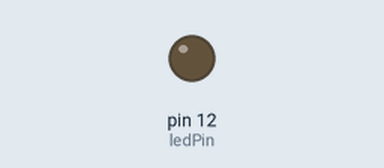
Simulated run of this sketch. Board: Arduino Uno, built with avr-gcc and run on an emulated ATmega328P. Parts: output pins drawn as LEDs (lit = HIGH).

Above: at 0.2 s.
At 9.3 s:
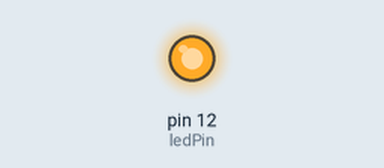
Timing chart, 0 to 9.6 s (numbered marks = the images above):
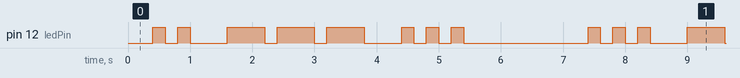

Measured:
- by itself, pin 12 (ledPin): repeats every 7.4 s: LOW 0.20 s, HIGH 0.20 s, LOW 0.60 s, 2 × (HIGH 0.60 s, LOW 0.20 s), HIGH 0.60 s, LOW 0.60 s, 2 × (HIGH 0.20 s, LOW 0.20 s), HIGH 0.20 s, LOW 2.0 s, HIGH 0.20 s, LOW 0.20 s, HIGH 0.20 s
- by itself, everything shown: repeats every 7.4 s, in 18 steps

The sketch:

sketch_mar26b.ino
```cpp
const int ledPin = 12;

// SOS节奏：亮/灭交替时间（单位：ms）
unsigned int pattern[] = {
  // S: ···
  200, 200, 200, 200, 200, 600,
  // O: ---
  600, 200, 600, 200, 600, 600,
  // S: ···
  200, 200, 200, 200, 200, 2000
};

const int patternLength = sizeof(pattern) / sizeof(pattern[0]);

int stepIndex = 0;          // 当前步骤
bool ledState = HIGH;      // 当前LED状态（从亮开始）

unsigned long previousMillis = 0;

void setup() {
  pinMode(ledPin, OUTPUT);
}

void loop() {
  unsigned long currentMillis = millis();

  // 到时间切换状态
  if (currentMillis - previousMillis >= pattern[stepIndex]) {
    previousMillis = currentMillis;

    // 切换LED状态
    ledState = !ledState;
    digitalWrite(ledPin, ledState);

    // 进入下一步
    stepIndex++;

    // 循环播放SOS
    if (stepIndex >= patternLength) {
      stepIndex = 0;
    }
  }
}
```
